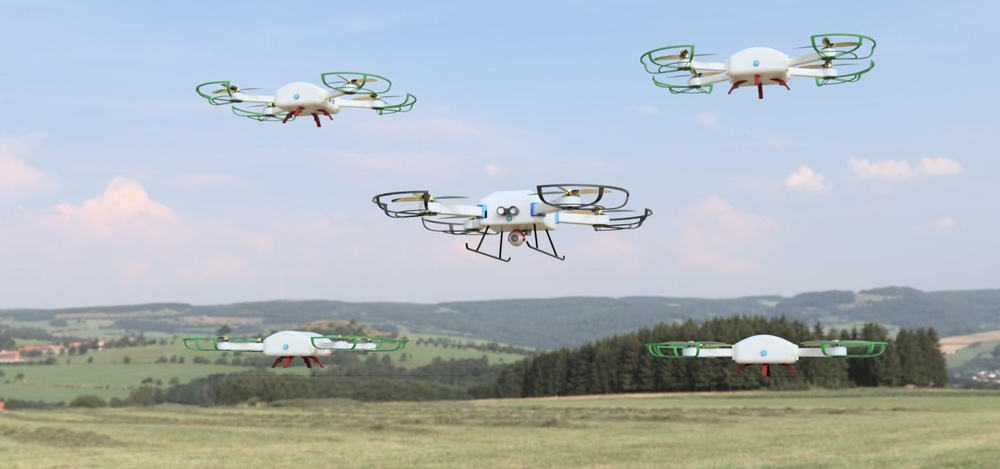
#> input picture Assembly Drawings 3 v1.jpg, 1000 x 469 px, shrunk from 1534 x 720 before the run, given in place of the camera
$ python esp32cv2.py
#> lines starting #> are read from the running program, lines starting #| are printed output that depends on the picture; after the words box and inside, x2 and y2 are one past the last pixel; in counts of white or black regions, pixels touching at a corner belong together
import cv2
import numpy as np

# Initialize webcam
cap = cv2.VideoCapture(0)

while True:
    # Read frame from webcam
    ret, frame = cap.read()
#> frame is the input picture: shape (469, 1000, 3); mean B, G, R 187, 181.9, 172.9

    # Convert BGR to HSV color space
    hsv = cv2.cvtColor(frame, cv2.COLOR_BGR2HSV)
#> hsv: shape (469, 1000, 3); mean H, S, V 86.8, 42.5, 196.4

    # Define range of red color in HSV
    lower_red = np.array([0, 50, 50])
    upper_red = np.array([10, 255, 255])

    # Threshold the HSV image to get only red colors
    mask1 = cv2.inRange(hsv, lower_red, upper_red)
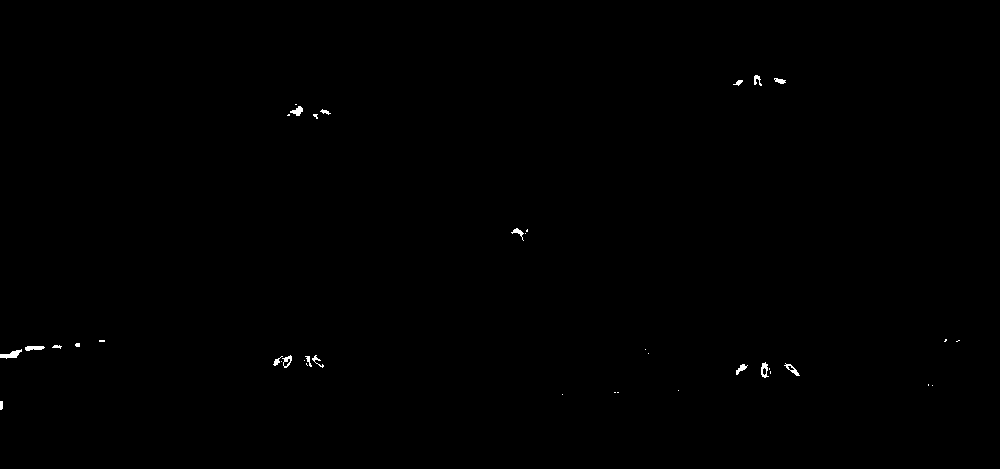
#> mask1: shape (469, 1000); 0.2% white; 39 white regions (22 under 20 px), largest, box (x1, y1, x2, y2) and area: (0, 349, 22, 359) 107, (25, 346, 45, 351) 76, (290, 106, 303, 116) 72

    lower_red = np.array([170, 50, 50])
    upper_red = np.array([180, 255, 255])

    mask2 = cv2.inRange(hsv, lower_red, upper_red)
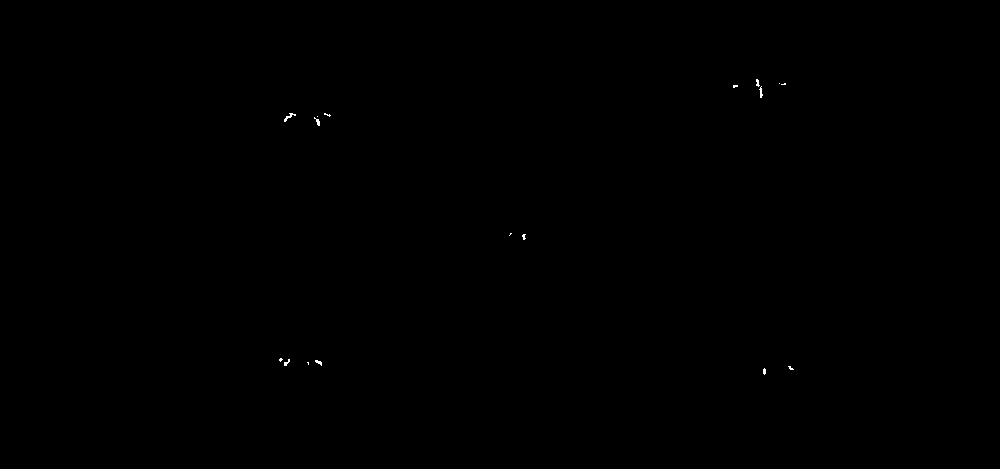
#> mask2: shape (469, 1000); 0.05% white in thin lines or dots, all inside (x1, y1, x2, y2) = (279, 79, 794, 375)

    # Combine masks
    mask = mask1 + mask2
#> mask: shape (469, 1000); 0.26% white; 34 white regions (17 under 20 px)

    # Bitwise-AND mask and original image
    #res = cv2.bitwise_and(frame, frame, mask=mask)

    # Find contours of the red object
    contours, _ = cv2.findContours(mask, cv2.RETR_EXTERNAL, cv2.CHAIN_APPROX_SIMPLE)
#> contours = 34 contours, 19 with area under 20; largest, box (x1, y1, x2, y2) and area: (273, 355, 292, 368) 96, (284, 106, 303, 122) 88, (0, 349, 22, 359) 82, (761, 362, 769, 378) 68, (754, 75, 763, 98) 66

    # Draw contours on the original frame
    cv2.drawContours(frame, contours, -1, (0, 255, 0), 2)
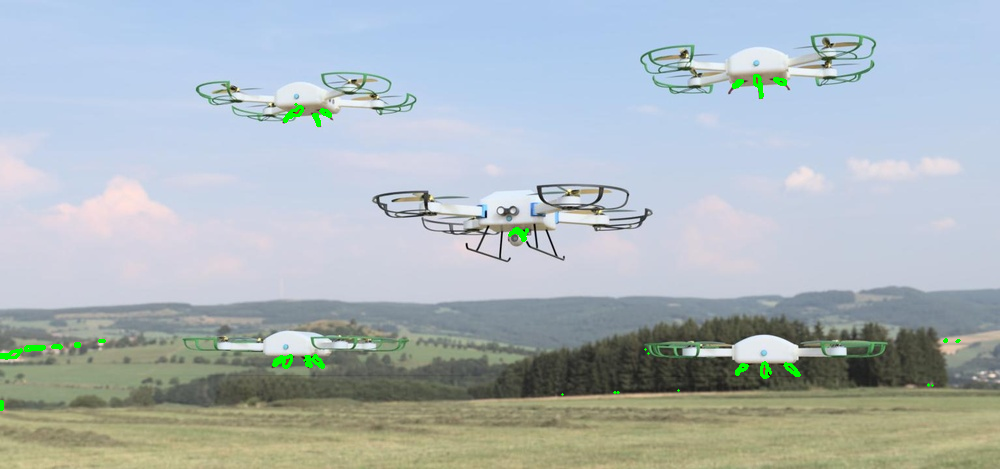
#> frame: shape (469, 1000, 3); 0.45% of pixels changed, all inside (x1, y1, x2, y2) = (0, 74, 961, 411)

    # Display the resulting frame
    cv2.imshow('Original', frame)
    #cv2.imshow('Mask', mask)
    #cv2.imshow('Result', res)

    # Exit loop on 'q' key press
    if cv2.waitKey(1) & 0xFF == ord('q'):
#> (key q is pressed here)
        break

# Release the webcam and close windows
cap.release()
cv2.destroyAllWindows()
